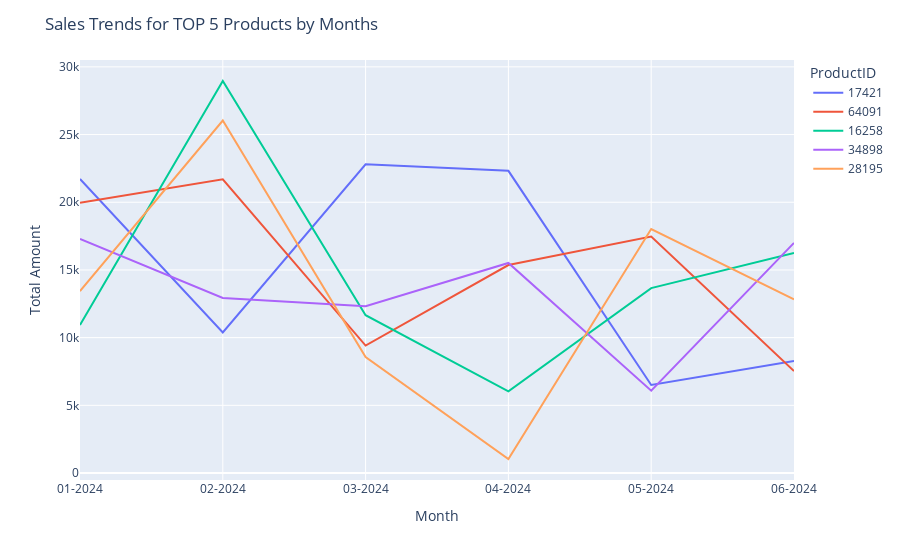

The notebook cell saved with this chart:
### Code cell
fig6 = px.line(montly_sales_per_product_TOP5_no_total)
fig6.update_layout(title_text='Sales Trends for TOP 5 Products by Months',
    xaxis_title='Month',
    yaxis_title='Total Amount'
)
# Show plot
fig6.show()

### Figure 1 — Plotly figure (JSON) as saved in the notebook; plotly's stock layout.template omitted (floating-point values rounded to 4 significant figures)
{"data": [{"hovertemplate": "ProductID=17421<br>Date=%{x}<br>value=%{y}<extra></extra>", "legendgroup": "17421", "line": {"color": "#636efa", "dash": "solid"}, "marker": {"symbol": "circle"}, "mode": "lines", "name": "17421", "orientation": "v", "showlegend": true, "type": "scatter", "x": ["01-2024", "02-2024", "03-2024", "04-2024", "05-2024", "06-2024"], "xaxis": "x", "y": [21710.0, 10380.0, 22800.0, 22320.0, 6504.0, 8266.0], "yaxis": "y"}, {"hovertemplate": "ProductID=64091<br>Date=%{x}<br>value=%{y}<extra></extra>", "legendgroup": "64091", "line": {"color": "#EF553B", "dash": "solid"}, "marker": {"symbol": "circle"}, "mode": "lines", "name": "64091", "orientation": "v", "showlegend": true, "type": "scatter", "x": ["01-2024", "02-2024", "03-2024", "04-2024", "05-2024", "06-2024"], "xaxis": "x", "y": [19960.0, 21700.0, 9413.0, 15360.0, 17460.0, 7531.0], "yaxis": "y"}, {"hovertemplate": "ProductID=16258<br>Date=%{x}<br>value=%{y}<extra></extra>", "legendgroup": "16258", "line": {"color": "#00cc96", "dash": "solid"}, "marker": {"symbol": "circle"}, "mode": "lines", "name": "16258", "orientation": "v", "showlegend": true, "type": "scatter", "x": ["01-2024", "02-2024", "03-2024", "04-2024", "05-2024", "06-2024"], "xaxis": "x", "y": [10930.0, 28960.0, 11650.0, 6032.0, 13660.0, 16260.0], "yaxis": "y"}, {"hovertemplate": "ProductID=34898<br>Date=%{x}<br>value=%{y}<extra></extra>", "legendgroup": "34898", "line": {"color": "#ab63fa", "dash": "solid"}, "marker": {"symbol": "circle"}, "mode": "lines", "name": "34898", "orientation": "v", "showlegend": true, "type": "scatter", "x": ["01-2024", "02-2024", "03-2024", "04-2024", "05-2024", "06-2024"], "xaxis": "x", "y": [17290.0, 12930.0, 12320.0, 15520.0, 6078.0, 17000.0], "yaxis": "y"}, {"hovertemplate": "ProductID=28195<br>Date=%{x}<br>value=%{y}<extra></extra>", "legendgroup": "28195", "line": {"color": "#FFA15A", "dash": "solid"}, "marker": {"symbol": "circle"}, "mode": "lines", "name": "28195", "orientation": "v", "showlegend": true, "type": "scatter", "x": ["01-2024", "02-2024", "03-2024", "04-2024", "05-2024", "06-2024"], "xaxis": "x", "y": [13430.0, 26030.0, 8565.0, 1036.0, 18020.0, 12830.0], "yaxis": "y"}], "layout": {"autosize": true, "legend": {"title": {"text": "ProductID"}, "tracegroupgap": 0}, "margin": {"t": 60}, "title": {"text": "Sales Trends for TOP 5 Products by Months"}, "xaxis": {"anchor": "y", "autorange": true, "domain": [0, 1], "range": [0, 5], "title": {"text": "Month"}, "type": "category"}, "yaxis": {"anchor": "x", "autorange": true, "domain": [0, 1], "range": [-514.9, 30510.0], "title": {"text": "Total Amount"}, "type": "linear"}}}
